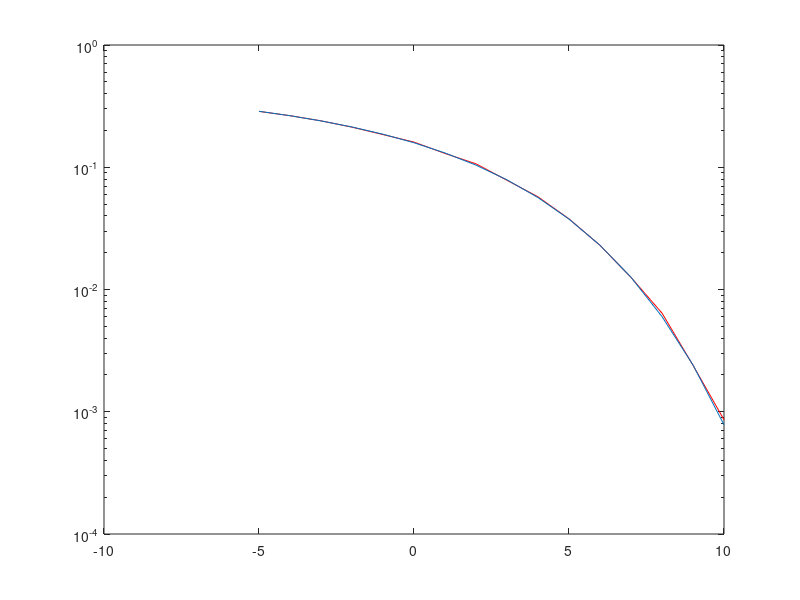

MATLAB code for this plot:
close all
clear all
num=100000;
bit_stream = randi([0 1], num,1);
s=zeros(num,1);
BER = zeros(16,1);
N0_val = zeros(16,1);
for g=-5:1:10
   
    for k = 1:num
        if(bit_stream(k)==0)
            s(k,1)=1;
        else
            s(k,1)=1i;
        end
    end

    
    N0 = 1/(10^(0.1*g));
    N0_val(g+6)=N0;
    nr = sqrt(N0/2).*randn(num,1);
    nc = sqrt(N0/2).*randn(num,1);

    n = nr + 1i.*nc;

    r = s + n;
    out = zeros(num,1);
    error = 0;
    for j=1:num
        if(abs(r(j,1)-1)<abs(r(j,1)-1i))
            out(j,1)=0;
        else
            out(j,1)=1;
        end

        if(out(j,1)~= bit_stream(j,1))
            error = error + 1;
        end
    end

    BER(g+6) = error/num
end

semilogy(-5:10,BER,'r')
hold on
semilogy(-5:10,(qfunc(sqrt(1./N0_val))));